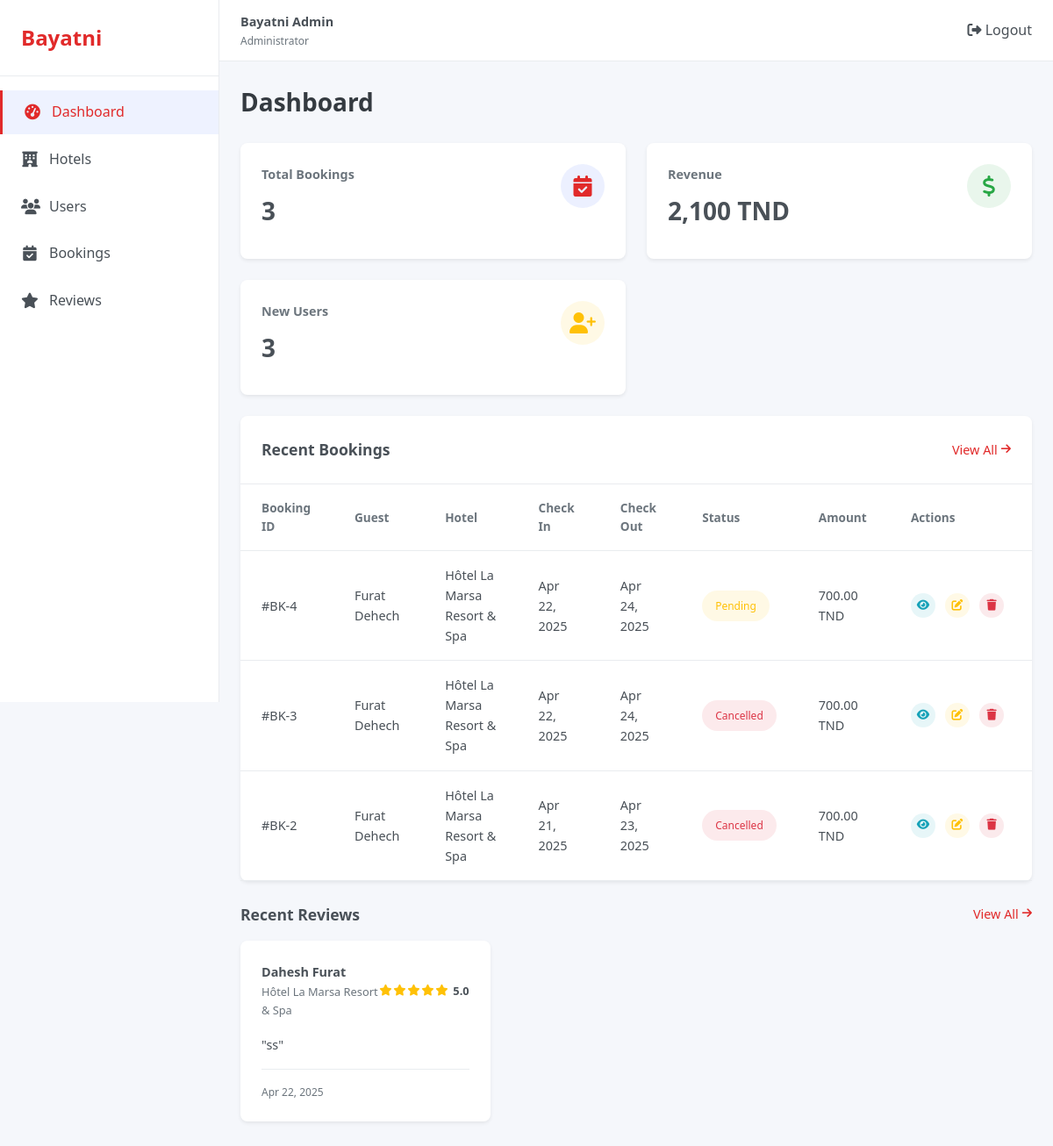
Screenshot of /admin/index.php (signed in) with the database file from the repository.
### tables this page shows
CREATE TABLE `bookings` (
  `id` int(11) NOT NULL,
  `user_id` int(11) NOT NULL,
  `hotel_id` int(11) NOT NULL,
  `check_in` date NOT NULL,
  `check_out` date NOT NULL,
  `guests` int(2) NOT NULL,
  `room_type` varchar(30) NOT NULL,
  `total_price` decimal(10,2) NOT NULL,
  `booking_date` timestamp NOT NULL DEFAULT current_timestamp(),
  `status` enum('confirmed','pending','cancelled','completed','no_show') NOT NULL DEFAULT 'confirmed',
  `payment_method` varchar(25) NOT NULL,
  `completed_at` timestamp NULL DEFAULT NULL
);

CREATE TABLE `users` (
  `id` int(11) NOT NULL,
  `firstname` varchar(30) NOT NULL,
  `lastname` varchar(30) NOT NULL,
  `fullname` varchar(100) NOT NULL,
  `birthday` date NOT NULL,
  `email` varchar(100) NOT NULL,
  `status` enum('active','suspended') NOT NULL,
  `password` varchar(255) NOT NULL,
  `card_number` varchar(16) NOT NULL,
  `card_name` varchar(100) NOT NULL,
  `card_expire` varchar(5) NOT NULL,
  `card_cvc` varchar(4) NOT NULL,
  `created_at` timestamp NOT NULL DEFAULT current_timestamp()
);

CREATE TABLE `hotels` (
  `id` int(11) NOT NULL,
  `title` varchar(100) NOT NULL,
  `location` varchar(100) NOT NULL,
  `price` decimal(10,2) NOT NULL,
  `rating` int(1) NOT NULL,
  `reviews_count` int(11) NOT NULL DEFAULT 0,
  `region` enum('tunis','hammamet','sousse','djerba','tabarka') NOT NULL,
  `image_url` varchar(255) NOT NULL,
  `features` varchar(255) DEFAULT NULL,
  `created_at` timestamp NOT NULL DEFAULT current_timestamp()
);

CREATE TABLE `reviews` (
  `id` int(11) NOT NULL,
  `user_id` int(11) NOT NULL,
  `hotel_id` int(11) NOT NULL,
  `booking_id` int(11) DEFAULT NULL,
  `rating` int(1) NOT NULL,
  `comment` text DEFAULT NULL,
  `review_date` timestamp NOT NULL DEFAULT current_timestamp()
);

### admin/index.php (the view, shortened to what this page needs)
<?php
require_once __DIR__ .'/config/config.php';
$stats = [
    'total_bookings' => 0,
    'revenue' => 0,
    'new_users' => 0,
    'occupancy_rate' => 0
];
$bookingQuery = "SELECT COUNT(*) as total FROM bookings";
$result = $conn->query($bookingQuery);
if ($result && $row = $result->fetch_assoc()) {
    $stats['total_bookings'] = $row['total'];
}
$revenueQuery = "SELECT SUM(total_price) as total FROM bookings";
$result = $conn->query($revenueQuery);
if ($result && $row = $result->fetch_assoc()) {
    $stats['revenue'] = $row['total'] ?? 0;
}
$usersQuery = "SELECT COUNT(*) as total FROM users WHERE created_at >= DATE_SUB(NOW(), INTERVAL 7 DAY)";
$result = $conn->query($usersQuery);
if ($result && $row = $result->fetch_assoc()) {
    $stats['new_users'] = $row['total'];
}
$stats['occupancy_rate'] = 78;
$recentBookingsQuery = "
    SELECT b.id, b.check_in, b.check_out, b.total_price, b.status,
           u.fullname as guest_name, h.title as hotel_name
    FROM bookings b
    JOIN users u ON b.user_id = u.id
    JOIN hotels h ON b.hotel_id = h.id
    ORDER BY b.booking_date DESC
    LIMIT 5
";
$recentBookings = [];
$result = $conn->query($recentBookingsQuery);
if ($result) {
    while ($row = $result->fetch_assoc()) {
        $recentBookings[] = $row;
    }
}
$recentReviewsQuery = "
    SELECT r.id, r.rating, r.comment, r.review_date,
           u.fullname as reviewer_name, h.title as hotel_name
    FROM reviews r
    JOIN users u ON r.user_id = u.id
    JOIN hotels h ON r.hotel_id = h.id
    ORDER BY r.review_date DESC
    LIMIT 3
";
$recentReviews = [];
$result = $conn->query($recentReviewsQuery);
if ($result) {
    while ($row = $result->fetch_assoc()) {
        $recentReviews[] = $row;
    }
}
?>
<!DOCTYPE html>
<html lang="en">
<head>
    <link rel="stylesheet" href="public/css/styles.css">
    <link rel="stylesheet" href="https://cdnjs.cloudflare.com/ajax/libs/font-awesome/6.4.0/css/all.min.css">
</head>
<body>
    <div class="dashboard">
        <?php include __DIR__ .'/includes/sidebar.php'; ?>
        <main class="main-content">
            <?php include __DIR__ .'/includes/header.php'; ?>
            <div class="dashboard-content" id="dashboard">
                <div class="page-header">
                    <h1>Dashboard</h1>
                </div>
                <div class="stats-cards">
                    <div class="stat-card">
                        <div class="stat-card-content">
                            <h3>Total Bookings</h3>
                            <h2><?php echo number_format($stats['total_bookings']); ?></h2>
                        </div>
                        <div class="stat-card-icon bookings">
                            <i class="fas fa-calendar-check"></i>
                        </div>
                    </div>
                    <div class="stat-card">
                        <div class="stat-card-content">
                            <h3>Revenue</h3>
                            <h2><?php echo number_format($stats['revenue']); ?> TND</h2>
                        </div>
                        <div class="stat-card-icon revenue">
                            <i class="fas fa-dollar-sign"></i>
                        </div>
                    </div>
                    <div class="stat-card">
                        <div class="stat-card-content">
                            <h3>New Users</h3>
                            <h2><?php echo number_format($stats['new_users']); ?></h2>
                        </div>
                        <div class="stat-card-icon users">
                            <i class="fas fa-user-plus"></i>
                        </div>
                    </div>
                </div>
                <div class="table-card">
                    <div class="table-header">
                        <h3>Recent Bookings</h3>
                        <a href="/production/admin/app/controllers/bookings/bookings.php" class="view-all">View All <i class="fas fa-arrow-right"></i></a>
                    </div>
                    <div class="table-responsive">
                        <table class="data-table">
                            <thead>
                                <tr>
                                    <th>Booking ID</th>
                                    <th>Guest</th>
                                    <th>Hotel</th>
                                    <th>Check In</th>
                                    <th>Check Out</th>
                                    <th>Status</th>
                                    <th>Amount</th>
                                    <th>Actions</th>
                                </tr>
                            </thead>
                            <tbody>
                                <?php foreach ($recentBookings as $booking): ?>
                                <tr>
                                    <td>#BK-<?php echo $booking['id']; ?></td>
                                    <td>
                                        <div class="user-info-cell">
                                            <span><?php echo htmlspecialchars($booking['guest_name']); ?></span>
                                        </div>
                                    </td>
                                    <td><?php echo htmlspecialchars($booking['hotel_name']); ?></td>
                                    <td><?php echo date('M d, Y', strtotime($booking['check_in'])); ?></td>
                                    <td><?php echo date('M d, Y', strtotime($booking['check_out'])); ?></td>
                                    <td><span class="status-badge <?php echo strtolower($booking['status']); ?>"><?php echo ucfirst($booking['status']); ?></span></td>
                                    <td><?php echo number_format($booking['total_price'], 2); ?> TND</td>
                                    <td>
                                        <div class="action-buttons">
                                            <a href="/production/admin/app/controllers/bookings/booking_view.php?id=<?php echo $booking['id']; ?>" class="action-btn view-btn"><i class="fas fa-eye"></i></a>
                                            <a href="/production/admin/app/controllers//bookings/booking_edit.php?id=<?php echo $booking['id']; ?>" class="action-btn edit-btn"><i class="fas fa-edit"></i></a>
                                            <a href="/production/admin/app/controllers/bookings/booking_delete.php?id=<?php echo $booking['id']; ?>" class="action-btn delete-btn" onclick="return confirm('Are you sure you want to delete this booking?');"><i class="fas fa-trash"></i></a>
                                        </div>
                                    </td>
                                </tr>
                                <?php endforeach; ?>
                            </tbody>
                        </table>
                    </div>
                </div>
                <div class="recent-reviews">
                    <div class="section-header">
                        <h3>Recent Reviews</h3>
                        <a href="/production/admin/app/controllers/reviews/reviews.php" class="view-all">View All <i class="fas fa-arrow-right"></i></a>
                    </div>
                    <div class="reviews-container">
                        <?php foreach ($recentReviews as $review): ?>
                        <div class="review-card">
                            <div class="review-header">
                                <div class="reviewer-info">
                                    <div>
                                        <h4><?php echo htmlspecialchars($review['reviewer_name']); ?></h4>
                                        <p><?php echo htmlspecialchars($review['hotel_name']); ?></p>
                                    </div>
                                </div>
                                <div class="review-rating">
                                    <?php for ($i = 1; $i <= 5; $i++): ?>
                                        <?php if ($i <= $review['rating']): ?>
                                            <i class="fas fa-star"></i>
                                        <?php elseif ($i - 0.5 <= $review['rating']): ?>
                                            <i class="fas fa-star-half-alt"></i>
                                        <?php else: ?>
                                            <i class="far fa-star"></i>
                                        <?php endif; ?>
                                    <?php endfor; ?>
                                    <span><?php echo number_format($review['rating'], 1); ?></span>
                                </div>
                            </div>
                            <div class="review-content">
                                <p>"<?php echo htmlspecialchars($review['comment']); ?>"</p>
                            </div>
                            <div class="review-footer">
                                <span class="review-date"><?php echo date('M d, Y', strtotime($review['review_date'])); ?></span>
                            </div>
                        </div>
                        <?php endforeach; ?>
                    </div>
                </div>
            </div>
        </main>
    </div>
</body>
</html>

### admin/includes/sidebar.php
<aside class="sidebar">
    <div class="sidebar-header">
        <h2>Bayatni</h2>
    </div>
    <nav class="sidebar-nav">
        <ul>
            <li <?php echo basename($_SERVER['SCRIPT_NAME']) == 'index.php' ? 'class="active"' : ''; ?>>
                <a href="/production/admin/index.php"><i class="fas fa-tachometer-alt"></i> Dashboard</a>
            </li>
            <li <?php echo basename($_SERVER['SCRIPT_NAME']) == 'hotels.php' ? 'class="active"' : ''; ?>>
                <a href="/production/admin/app/controllers/hotels/hotels.php"><i class="fas fa-hotel"></i> Hotels</a>
            </li>
            <li <?php echo basename($_SERVER['SCRIPT_NAME']) == 'users.php' ? 'class="active"' : ''; ?>>
                <a href="/production/admin/app/controllers/users/users.php"><i class="fas fa-users"></i> Users</a>
            </li>
            <li <?php echo basename($_SERVER['SCRIPT_NAME']) == 'bookings.php' ? 'class="active"' : ''; ?>>
                <a href="/production/admin/app/controllers/bookings/bookings.php"><i class="fas fa-calendar-check"></i> Bookings</a>
            </li>
            <li <?php echo basename($_SERVER['SCRIPT_NAME']) == 'reviews.php' ? 'class="active"' : ''; ?>>
                <a href="/production/admin/app/controllers/reviews/reviews.php"><i class="fas fa-star"></i> Reviews</a>
            </li>
        </ul>
    </nav>
</aside>

### admin/includes/header.php (shortened to what this page needs)
<header class="top-header">
    <div class="header-actions">
        <div class="user-profile">
            <div class="user-info">
                <h4>Bayatni Admin</h4>
                <p>Administrator</p>
            </div>
        </div>
    </div>
    <a href="/production/admin/app/auth/logout.php"><i class="fas fa-sign-out-alt"></i> Logout</a>
</header>

### rows the page displays
bookings: id "4", user.fullname "Furat Dehech", hotel.title "Hôtel La Marsa Resort & Spa", check_in "Apr 22, 2025", check_out "Apr 24, 2025", status "Pending", total_price "700.00"
bookings: id "3", user.fullname "Furat Dehech", hotel.title "Hôtel La Marsa Resort & Spa", check_in "Apr 22, 2025", check_out "Apr 24, 2025", status "Cancelled", total_price "700.00"
bookings: id "2", user.fullname "Furat Dehech", hotel.title "Hôtel La Marsa Resort & Spa", check_in "Apr 21, 2025", check_out "Apr 23, 2025", status "Cancelled", total_price "700.00"
reviews: user.fullname "Dahesh Furat", hotel.title "Hôtel La Marsa Resort & Spa", rating "5.0", comment "ss", review_date "Apr 22, 2025"

### other values shown
$stats['total_bookings'] "3"
$stats['revenue'] "2,100"
$stats['new_users'] "3"
